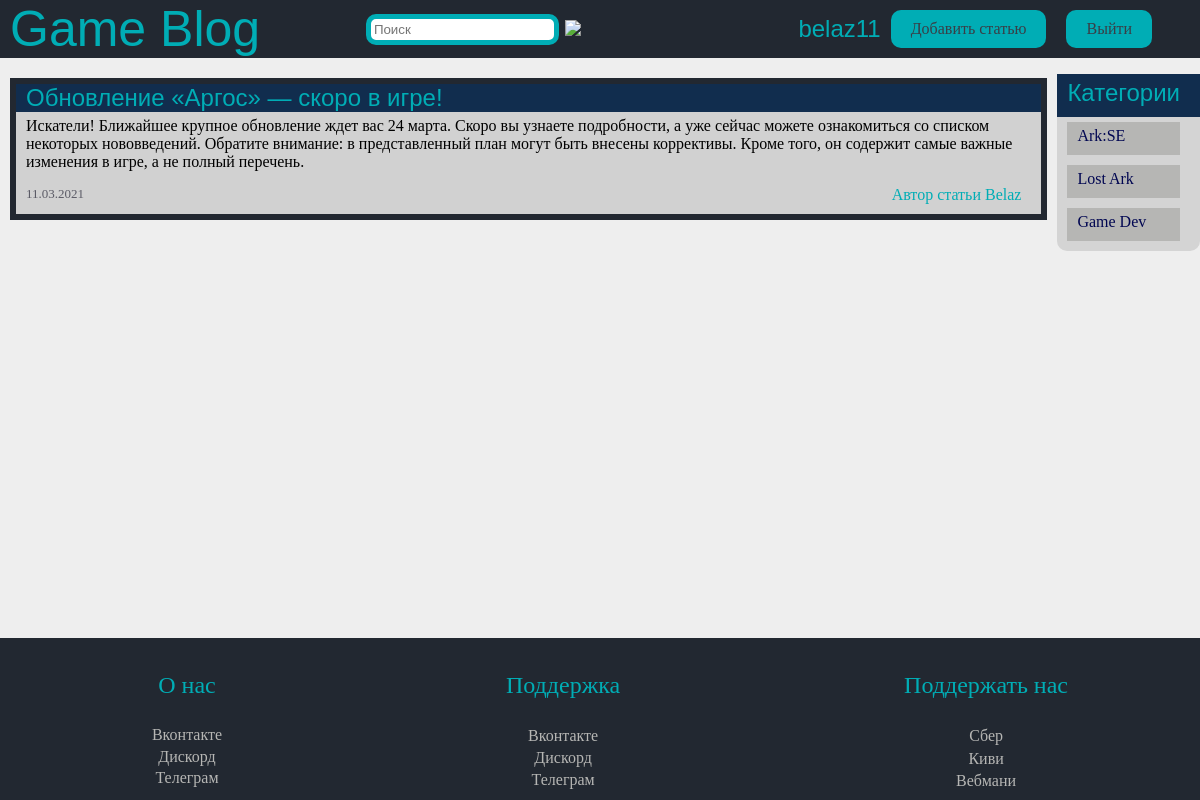
Page /article/2 (signed in) on the committed database.
### database.py (models this page shows, shortened)
class Users(db.Model, UserMixin):
    id = db.Column(db.Integer, primary_key=True, autoincrement=True)
    name = db.Column(db.String(70), nullable=True)
    mail = db.Column(db.String(70), nullable=True, unique=True)
    password = db.Column(db.String(255), nullable=True)
    admin_field = db.Column(db.Boolean, default=False)

class Article(db.Model):
    id = db.Column(db.Integer, primary_key=True, autoincrement=True)
    title = db.Column(db.String(70), nullable=True)
    body = db.Column(db.String(70), nullable=True, unique=True)
    date = db.Column(db.String(70), nullable=True)
    big = db.Column(db.Boolean, default=True)
    img = db.Column(db.Boolean, default=False)
    img_url = db.Column(db.String(70))
    author_id = db.Column(db.Integer, db.ForeignKey('users.id'))
    category_id = db.Column(db.Integer, db.ForeignKey('categories.id'))
    author = db.relationship('Users', backref=db.backref('articles', lazy=True))
    category = db.relationship('Categories', backref=db.backref('articles', lazy=True))

class Categories(db.Model):
    id = db.Column(db.Integer, primary_key=True, autoincrement=True)
    name = db.Column(db.String, nullable=True)

### app.py (the view)
@app.route('/article/<int:art>')
def article(art):
    article = Article.query.filter_by(id=art).first_or_404()
    categories = Categories.query.all()
    return render_template('article.html', article=article, categories=categories)

### app.py (called while the page is built)
@login.user_loader
def load_user(user_id):
    return Users.query.get(int(user_id))

### templates/article.html (shortened to what this page needs)
{% extends 'base.html' %}
{% block custom %}
    <link rel="stylesheet" href={{ url_for('static', filename='artical_Style.css') }}>
{% endblock %}
{% block content %}
    <article>
        <div class="head">
            {{ article.title }}
        </div>
        <div class="text-block">
            <div>{{ article.body }}</div>
        </div>
        <div class="footer">
            <div class="date">{{ article.date }}</div>
            <div class="author-label">Автор статьи {{ article.author.name }}</div>
        </div>
    </article>
{% endblock %}

### templates/base.html (shortened to what this page needs)
<!DOCTYPE html>
<html lang="ru">
<head>
    {% block custom %}
    {% endblock %}
    <link rel="stylesheet" href={{ url_for('static', filename='style.css') }}>
</head>
<body>
<div class="page">
    <header>
        <a href="{{ url_for('homepage') }}" class="logo">Game Blog</a>
        <form action="{{ url_for('search') }}">
            <input name="text" class="search" type="search" placeholder="Поиск" aria-label="Поиск">
            <button type="submit">
                <img src="https://img.icons8.com/material-sharp/24/000000/search.png"/>
            </button>
        </form>
        {% if current_user.is_authenticated %}
            <but>
                <a href="#" class="nick-label">{{ current_user.name }}</a>
                <a class="buttons" aria-current="page" href="{{ url_for('create_article') }}">Добавить статью</a>
                <a href="{{ url_for('logout') }}" class="buttons">Выйти</a>
            </but>
        {% else %}
            <but>
                <a class="buttons" href={{ url_for('singup') }}>Sing Up</a>
                <a class="buttons" href={{ url_for('singin') }}>Sing In</a>
            </but>
        {% endif %}
    </header>
    <main>
        <div class="articles_list">
            {% block content %}
            {% endblock %}
        </div>
        <ul class="categories">
            <li class="header">
                Категории
            </li>
            {% for categoria in categories %}
                <li class="dropdown">
                    <a href=" {{ url_for('categor', cat=categoria.id) }} ">{{ categoria.name }}</a>
                </li>
            {% endfor %}
        </ul>
    </main>
    <footer>
        <div class="block-footer">
            <p>О нас</p>
            <div class="lin"><a href="#">Вконтакте</a></div>
            <div class="lin"><a href="#">Дискорд</a></div>
            <div class="lin"><a href="#">Телеграм</a></div>
        </div>
        <div class="block-footer">
            <p>Поддержка</p>
            <div class="lin"><a href="#">Вконтакте</a></div>
            <div class="lin"><a href="#">Дискорд</a></div>
            <div class="lin"><a href="#">Телеграм</a></div>
        </div>
        <div class="block-footer">
            <p>Поддержать нас</p>
            <div class="lin"><a href="#">Сбер</a></div>
            <div class="lin"><a href="#">Киви</a></div>
            <div class="lin"><a href="#">Вебмани</a></div>
        </div>
    </footer>
</div>
</body>
</html>

### static/style.css (style rules this page uses)
body { margin: 0; background-color: #EEEEEE; }
.page { overflow: hidden; display: flex; flex-direction: column; min-height: 100vh; }
header { margin-top: 0; top: 0; left: 0; width: 100%; padding-left: 10px; background-color: #222831; display: flex; min-height: auto; }
header a { text-decoration: none; }
.logo { color: #00ADB5 !important; font-size: 50px; font-family: Dubai, sans-serif; }
header .buttons { padding: 10px 20px 10px 20px; background-color: #00ADB5; border-radius: 10px; margin: 10px; }
but { display: flex; align-items: center; margin-right: 4%; margin-left: auto; }
.categories { border-radius: 10px; border: 2px #112D4E; padding: 0; margin-right: 0; margin-left: auto; background-color: #696A6C33; }
.categories li { padding: 5px 20px 10px 10px; margin: 5px 20px 10px 10px; background-color: #b6b6b4; list-style-type: none; }
main { display: flex; }
.articles_list { display: flex; flex-direction: column; }
.categories .header { color: #00ADB5; font-size: x-large; font-family: Calibri, sans-serif; margin: 0 0 0 0; padding: 5px 20px 10px 10px !important; background-color: #112D4E; }
.categories li a { text-decoration: none; color: #000651; }
article { border: 6px solid #222831; margin: 20px 10px 10px 10px; display: block; background: rgba(91, 91, 91, 0.2); }
article .head { color: #00ADB5; padding-left: 10px; font-family: Calibri, sans-serif; font-size: x-large; background: #112D4E; }
article .text-block { display: block; padding: 5px 20px 10px 10px; font-size: medium; }
article .footer { display: flex; color: rgba(12, 12, 30, 0.6); font-size: small; padding: 5px 20px 10px 10px; }
footer { width: 100%; justify-content: center; padding: 10px; background: #222831; color: #00ADB5; display: flex; margin-top: auto; }
.block-footer { flex-grow: 1; text-align: center; display: flex; flex-direction: column; }
footer a { margin-top: 1%; display: block; text-decoration: none; color: #b6b6b4; }
footer p { font-size: x-large; }
article .footer .date { text-align: center; align-items: center; display: block; }
a { color: #393E46; text-decoration: none; }
header form { display: flex; margin-left: auto; margin-right:auto; }
header form input { margin: auto; padding: 3px; outline: none; box-sizing: border-box; border: 5px solid #00ADB5; border-radius: 10px; }
header form button { background: #222831; border: #00ADB5; }
.nick-label { font-family: "Arial Rounded MT Bold", sans-serif; color: #00ADB5; font-size: x-large; }
.author-label { margin-left: auto; color: #00ADB5; font-size: medium; }

### rows in the picture
Users: name "belaz11"
Article: title "Обновление «Аргос» — скоро в игре!", body "Искатели! Ближайшее крупное обновление ждет вас 24 марта. Скоро вы узнаете подробности, а уже сейчас можете ознакомиться со списком некоторых нововведений. Обратите внимание: в представленный план могут быть внесены коррективы. Кроме того, он содержит самые важные изменения в игре, а не полный перечень.", date "11.03.2021"
Users: author.name "Belaz"
Categories: name "Ark:SE"
Categories: name "Lost Ark"
Categories: name "Game Dev"
